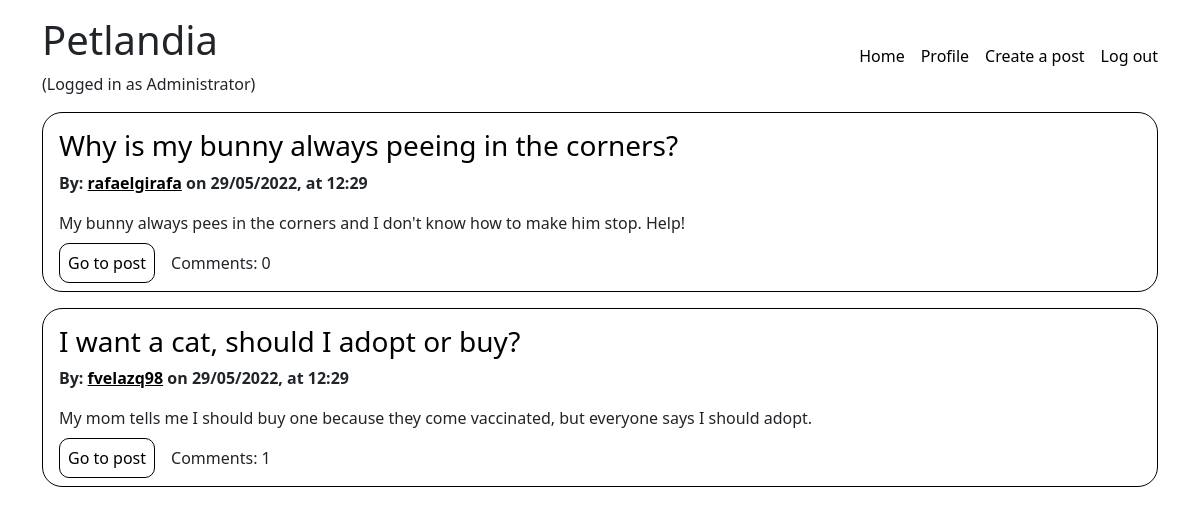
Page /site/index.php (signed in) on the committed database.
### tables this page shows
CREATE TABLE IF NOT EXISTS posts (
    id VARCHAR(36) UNIQUE NOT NULL,
    title VARCHAR(200) NOT NULL,
    body TEXT NOT NULL,
    draft BOOLEAN NOT NULL,
    user_id VARCHAR(36) NOT NULL,
    created_at TIMESTAMP NOT NULL,
    PRIMARY KEY(id),
    FOREIGN KEY(user_id) REFERENCES users(id)
);

CREATE TABLE IF NOT EXISTS users (
    id VARCHAR(36) UNIQUE NOT NULL,
    username VARCHAR(30) UNIQUE NOT NULL,
    email VARCHAR(50) UNIQUE NOT NULL,
    password VARCHAR(255) NOT NULL,
    profile_picture BLOB NULL,
    role BOOLEAN NOT NULL,
    created_at TIMESTAMP NOT NULL,
    PRIMARY KEY(id)
);

### site/utils/array_validation.php (called while the page is built, shortened)
<?php
function incorrect_field($field) {
    return !isset($field);
}
function validate_array($arr) {
    return true;
}
?>

### site/utils/date_formatting.php (called while the page is built, shortened)
<?php
function format_date_with_time($date) {
    $date_to_format = new DateTime($date, new DateTimeZone("Europe/Copenhagen"));
    return $date_to_format->format("d/m/Y") . ", at " . $date_to_format->format("H:i");
}

### site/index.php (the view, shortened to what this page needs)
<?php
require_once './utils/array_validation.php';
require_once './utils/date_formatting.php';
$connection = connect_to_db();
$posts = [];
$db_posts = $connection->query("SELECT * FROM petlandia.posts ORDER BY created_at DESC");
if ($db_posts->num_rows > 0) {
    while ($post = $db_posts->fetch_assoc()) {
        if (!$post['draft']) {
            $query = "SELECT * FROM petlandia.users users WHERE users.id = ?";
            $stmt = $connection->prepare($query);
            $stmt->bind_param("s", $post['user_id']);
            $stmt->execute();
            $db_post_owner = $stmt->get_result();
            if ($db_post_owner->num_rows > 0) {
                $post_owner = $db_post_owner->fetch_assoc();
                $posts[] = [
                    'id' => $post['id'],
                    'title' => $post['title'],
                    'body' => $post['body'],
                    'owner' => [
                        'name' => $post_owner['username'],
                        'link' => '/user.php?id=' . $post_owner['id'],
                        'created_at' => $post_owner['created_at']
                    ],
                    'link' => "/post.php?id=" . $post['id'],
                    'created_at' => $post['created_at']
                ];
            }
        }
    }
}
?>
<?php require_once './templates/_start_html.php' ?>
<div class="posts">
    <?php foreach ($posts as $post) {
        if (validate_array($post)) {
            echo "<div class='list-post'>";
            $post_title = $post['title'];
            $post_body = $post['body'];
            $post_owner = $post['owner'];
            $post_link = $post['link'];
            $post_date = $post['created_at'];
            echo "<h3><a href='" . $post_link . "'>" . $post_title . "</a></h3>";
            if (validate_array($post_owner)) {
                $owner_name = $post_owner['name'];
                $owner_link = $post_owner['link'];
                echo "<b>By: <a class='post-owner' href='" . $owner_link . "'>" . $owner_name . "</a> on " . format_date_with_time($post_date) . "</b>";
            }
            if (strlen($post_body) > 300) {
                echo "<p class='post-body'>" . substr($post_body, 0, 297) . "...</p>";
            } else {
                echo "<p class='post-body'>" . $post_body . "</p>";
            }
            echo "<a class='go-to-post' href='" . $post_link . "'>Go to post</a>";
            $query = "SELECT count(*) FROM petlandia.comments WHERE post_id = ?";
            $stmt = $connection->prepare($query);
            $stmt->bind_param("s", $post['id']);
            $stmt->execute();
            $number_of_comments = $stmt->get_result();
            if ($number_of_comments->num_rows > 0) {
                echo "<span style='margin-left: 1rem;'>Comments: " . $number_of_comments->fetch_array()[0] . "</span>";
            }
            echo "</div>";
        }
    }
    ?>
</div>
<?php require_once './templates/_end_html.php' ?>

### site/css/style.css (style rules this page uses)
a { color: black; text-decoration: none; }
.list-post { border: 1px solid black; border-radius: 20px; padding: 1rem; margin-bottom: 1rem; }
.go-to-post { padding: 0.5rem; border: 1px solid black; border-radius: 10px; }
.post-body, .comment-body { margin-top: 1rem; }
.post-owner { text-decoration: underline; }

### rows in the picture
posts: title "Why is my bunny always peeing in the corners?", user.username "rafaelgirafa", created_at "29/05/2022, at 12:29", body "My bunny always pees in the corners and I don't know how to make him stop. Help!", fetch_array "0"
posts: title "I want a cat, should I adopt or buy?", user.username "fvelazq98", created_at "29/05/2022, at 12:29", body "My mom tells me I should buy one because they come vaccinated, but everyone says I should adopt.", fetch_array "1"

### other values in the picture
$_SESSION['CURRENT_USER_NAME'] "Administrator"
